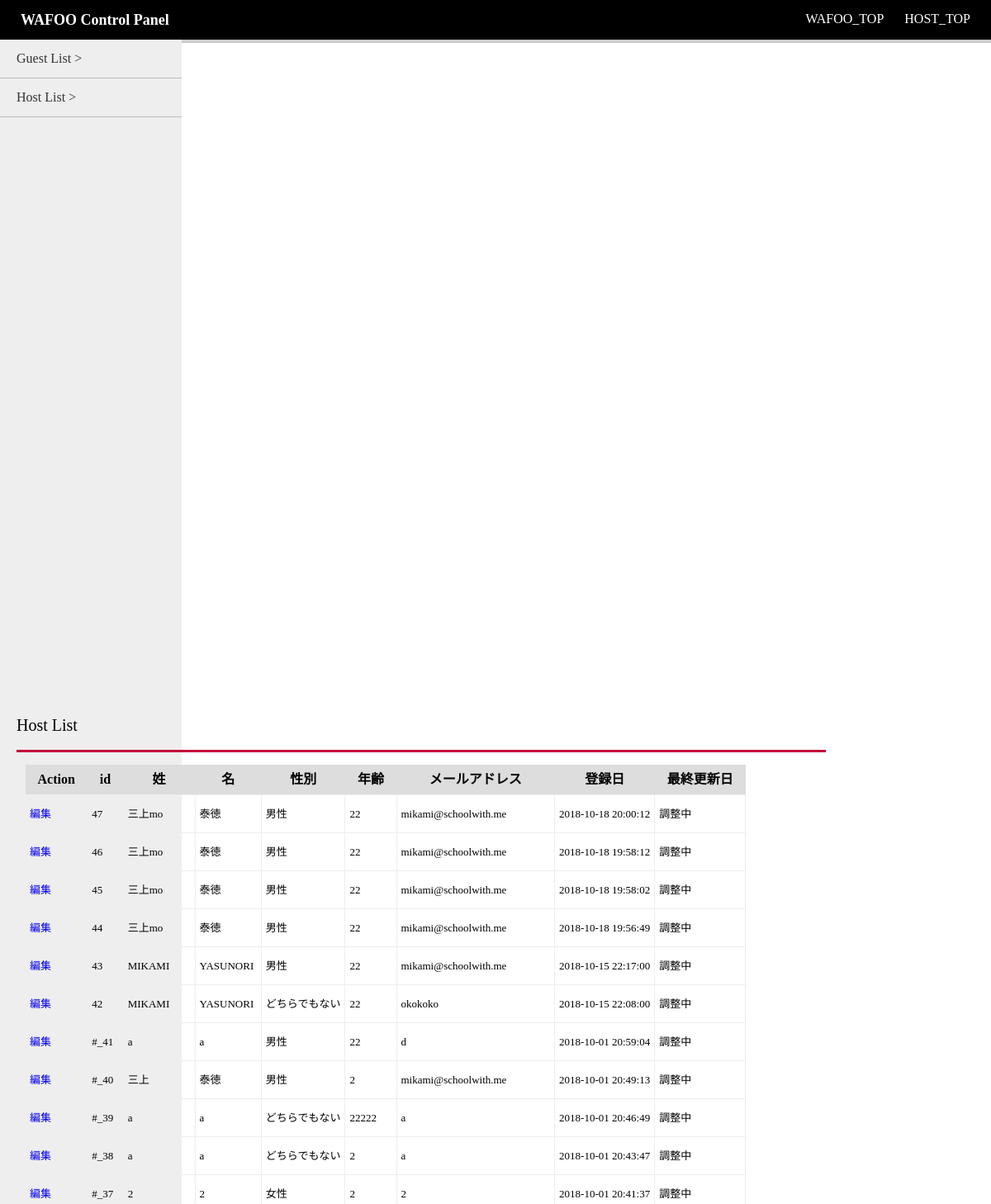
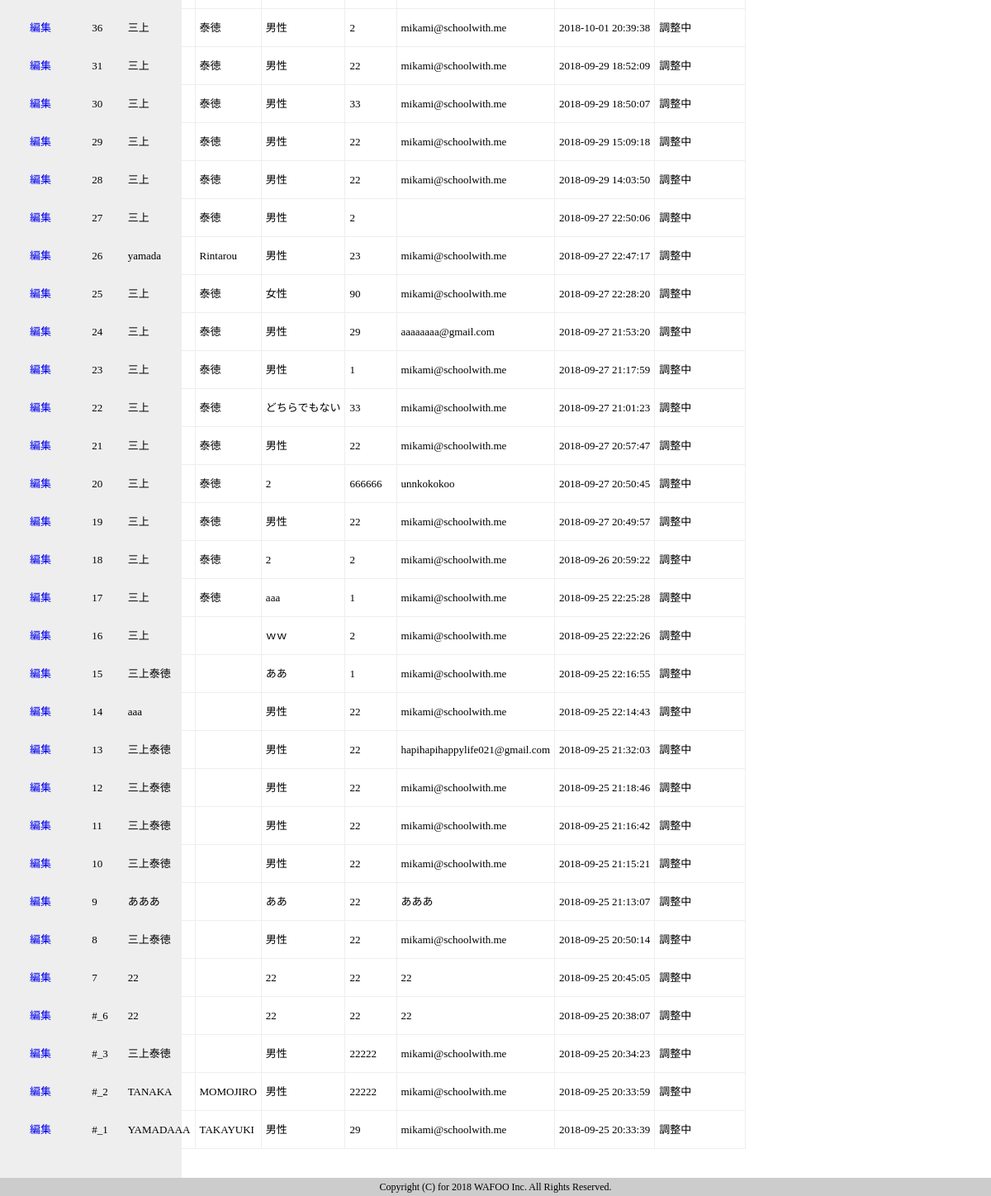
Page /WAFOO_CMS/hostList.php on the committed database (2 pictures, top to bottom).
### tables this page shows
CREATE TABLE `wafoo_host_table` (
  `id` int(11) NOT NULL AUTO_INCREMENT,
  `sei` varchar(64) NOT NULL DEFAULT '',
  `mei` varchar(64) NOT NULL DEFAULT '',
  `mail` varchar(256) NOT NULL DEFAULT '',
  `sex` varchar(64) NOT NULL DEFAULT '',
  `age` int(10) NOT NULL,
  `cookEx` text,
  `cookGood` text,
  `language` varchar(64) NOT NULL DEFAULT '',
  `english` varchar(64) NOT NULL DEFAULT '',
  `station` varchar(64) NOT NULL DEFAULT '',
  `homeLesson` varchar(64) NOT NULL DEFAULT '',
  `guestNum` int(10) DEFAULT NULL,
  `confDate` varchar(256) NOT NULL DEFAULT '',
  `indate` datetime NOT NULL,
  `hostPreview` int(1) DEFAULT '1',
  PRIMARY KEY (`id`)
);

### WAFOO_CMS/hostList.php (the view, shortened to what this page needs)
<?php
$pdo = db_con();
$stmt = $pdo->prepare("SELECT * FROM wafoo_host_table order by id desc");
$status = $stmt->execute();
$view="";
if($status==false) {
    $error = $stmt->errorInfo();
    exit("SQL_ERROR:".$error[2]);
}else{
    while( $result = $stmt->fetch(PDO::FETCH_ASSOC)){
        if($result["hostPreview"] == "0"){
            $view .= '<tr>';
            $view .= '<td><a href="'.'hostDetail.php?id='.$result["id"].'">編集'.'</a></td>';
            $view .= '<td>'.'#_'.$result["id"].'</td>';
            $view .= '<td>'.$result["sei"].'</td>';
            $view .= '<td>'.$result["mei"].'</td>';
            $view .= '<td>'.$result["sex"].'</td>';
            $view .= '<td>'.$result["age"].'</td>';
            $view .= '<td>'.$result["mail"].'</td>';
            $view .= '<td>'.$result["indate"].'</td>';
            $view .= '<td>'.'調整中'.'</td>';
        } else {
            $view .= '<tr>';
            $view .= '<td><a href="'.'hostDetail.php?id='.$result["id"].'">編集'.'</a></td>';
            $view .= '<td>'.$result["id"].'</td>';
            $view .= '<td>'.$result["sei"].'</td>';
            $view .= '<td>'.$result["mei"].'</td>';
            $view .= '<td>'.$result["sex"].'</td>';
            $view .= '<td>'.$result["age"].'</td>';
            $view .= '<td>'.$result["mail"].'</td>';
            $view .= '<td>'.$result["indate"].'</td>';
            $view .= '<td>'.'調整中'.'</td>';
        }
    }
}
?>
<?php include("frontend/header.php")?>
<main>
    <?php include("frontend/sidebar.php")?>
    <div class="mainContents">
        <h2>Host List</h2>
        <table class="hostList_table">
            <tr>
                <th>Action</th>
                <th>id</th>
                <th>姓</th>
                <th>名</th>
                <th>性別</th>
                <th>年齢</th>
                <th>メールアドレス</th>
                <th>登録日</th>
                <th>最終更新日</th>
            </tr>
            <?=$view?>
        </table>
    </div>
</main>

### WAFOO_CMS/css/style.css (style rules this page uses)
footer { text-align: center; background: #cccccc; padding: 5px; font-size: 12px; }
main { overflow: hidden; }
.mainContents { float: left; padding: 20px; }
.mainContents h2 { font-size: 20px; padding-bottom: 20px; border-bottom: 3px solid #C3003A; width: 980px; }
.hostList_table { margin: 15px 10px; }
.hostList_table th { background-color: #DDDDDD; padding: 10px 15px; font-weight: bold; }
.hostList_table td { padding: 16px 5px; border: #EEEEEE 0.5px solid; font-size: 13px; }

### rows in the picture
wafoo_host_table: id "47", sei "三上mo", mei "泰徳", sex "男性", age "22", mail "mikami@schoolwith.me", indate "2018-10-18 20:00:12"
wafoo_host_table: id "46", sei "三上mo", mei "泰徳", sex "男性", age "22", mail "mikami@schoolwith.me", indate "2018-10-18 19:58:12"
wafoo_host_table: id "45", sei "三上mo", mei "泰徳", sex "男性", age "22", mail "mikami@schoolwith.me", indate "2018-10-18 19:58:02"
wafoo_host_table: id "44", sei "三上mo", mei "泰徳", sex "男性", age "22", mail "mikami@schoolwith.me", indate "2018-10-18 19:56:49"
wafoo_host_table: id "43", sei "MIKAMI", mei "YASUNORI", sex "男性", age "22", mail "mikami@schoolwith.me", indate "2018-10-15 22:17:00"
wafoo_host_table: id "42", sei "MIKAMI", mei "YASUNORI", sex "どちらでもない", age "22", mail "okokoko", indate "2018-10-15 22:08:00"
wafoo_host_table: id "41", sei "a", mei "a", sex "男性", age "22", mail "d", indate "2018-10-01 20:59:04"
wafoo_host_table: id "40", sei "三上", mei "泰徳", sex "男性", age "2", mail "mikami@schoolwith.me", indate "2018-10-01 20:49:13"
wafoo_host_table: id "39", sei "a", mei "a", sex "どちらでもない", age "22222", mail "a", indate "2018-10-01 20:46:49"
wafoo_host_table: id "38", sei "a", mei "a", sex "どちらでもない", age "2", mail "a", indate "2018-10-01 20:43:47"
wafoo_host_table: id "37", sei "2", mei "2", sex "女性", age "2", mail "2", indate "2018-10-01 20:41:37"
wafoo_host_table: id "36", sei "三上", mei "泰徳", sex "男性", age "2", mail "mikami@schoolwith.me", indate "2018-10-01 20:39:38"
wafoo_host_table: id "31", sei "三上", mei "泰徳", sex "男性", age "22", mail "mikami@schoolwith.me", indate "2018-09-29 18:52:09"
wafoo_host_table: id "30", sei "三上", mei "泰徳", sex "男性", age "33", mail "mikami@schoolwith.me", indate "2018-09-29 18:50:07"
wafoo_host_table: id "29", sei "三上", mei "泰徳", sex "男性", age "22", mail "mikami@schoolwith.me", indate "2018-09-29 15:09:18"
wafoo_host_table: id "28", sei "三上", mei "泰徳", sex "男性", age "22", mail "mikami@schoolwith.me", indate "2018-09-29 14:03:50"
wafoo_host_table: id "27", sei "三上", mei "泰徳", sex "男性", age "2", indate "2018-09-27 22:50:06"
wafoo_host_table: id "26", sei "yamada", mei "Rintarou", sex "男性", age "23", mail "mikami@schoolwith.me", indate "2018-09-27 22:47:17"
wafoo_host_table: id "25", sei "三上", mei "泰徳", sex "女性", age "90", mail "mikami@schoolwith.me", indate "2018-09-27 22:28:20"
wafoo_host_table: id "24", sei "三上", mei "泰徳", sex "男性", age "29", mail "aaaaaaaa@gmail.com", indate "2018-09-27 21:53:20"
wafoo_host_table: id "23", sei "三上", mei "泰徳", sex "男性", age "1", mail "mikami@schoolwith.me", indate "2018-09-27 21:17:59"
wafoo_host_table: id "22", sei "三上", mei "泰徳", sex "どちらでもない", age "33", mail "mikami@schoolwith.me", indate "2018-09-27 21:01:23"
wafoo_host_table: id "21", sei "三上", mei "泰徳", sex "男性", age "22", mail "mikami@schoolwith.me", indate "2018-09-27 20:57:47"
wafoo_host_table: id "20", sei "三上", mei "泰徳", sex "2", age "666666", mail "unnkokokoo", indate "2018-09-27 20:50:45"
wafoo_host_table: id "19", sei "三上", mei "泰徳", sex "男性", age "22", mail "mikami@schoolwith.me", indate "2018-09-27 20:49:57"
wafoo_host_table: id "18", sei "三上", mei "泰徳", sex "2", age "2", mail "mikami@schoolwith.me", indate "2018-09-26 20:59:22"
wafoo_host_table: id "17", sei "三上", mei "泰徳", sex "aaa", age "1", mail "mikami@schoolwith.me", indate "2018-09-25 22:25:28"
wafoo_host_table: id "16", sei "三上", sex "ｗｗ", age "2", mail "mikami@schoolwith.me", indate "2018-09-25 22:22:26"
wafoo_host_table: id "15", sei "三上泰徳", sex "ああ", age "1", mail "mikami@schoolwith.me", indate "2018-09-25 22:16:55"
wafoo_host_table: id "14", sei "aaa", sex "男性", age "22", mail "mikami@schoolwith.me", indate "2018-09-25 22:14:43"
wafoo_host_table: id "13", sei "三上泰徳", sex "男性", age "22", mail "hapihapihappylife021@gmail.com", indate "2018-09-25 21:32:03"
wafoo_host_table: id "12", sei "三上泰徳", sex "男性", age "22", mail "mikami@schoolwith.me", indate "2018-09-25 21:18:46"
wafoo_host_table: id "11", sei "三上泰徳", sex "男性", age "22", mail "mikami@schoolwith.me", indate "2018-09-25 21:16:42"
wafoo_host_table: id "10", sei "三上泰徳", sex "男性", age "22", mail "mikami@schoolwith.me", indate "2018-09-25 21:15:21"
wafoo_host_table: id "9", sei "あああ", sex "ああ", age "22", mail "あああ", indate "2018-09-25 21:13:07"
wafoo_host_table: id "8", sei "三上泰徳", sex "男性", age "22", mail "mikami@schoolwith.me", indate "2018-09-25 20:50:14"
wafoo_host_table: id "7", sei "22", sex "22", age "22", mail "22", indate "2018-09-25 20:45:05"
wafoo_host_table: id "6", sei "22", sex "22", age "22", mail "22", indate "2018-09-25 20:38:07"
wafoo_host_table: id "3", sei "三上泰徳", sex "男性", age "22222", mail "mikami@schoolwith.me", indate "2018-09-25 20:34:23"
wafoo_host_table: id "2", sei "TANAKA", mei "MOMOJIRO", sex "男性", age "22222", mail "mikami@schoolwith.me", indate "2018-09-25 20:33:59"
wafoo_host_table: id "1", sei "YAMADAAA", mei "TAKAYUKI", sex "男性", age "29", mail "mikami@schoolwith.me", indate "2018-09-25 20:33:39"
